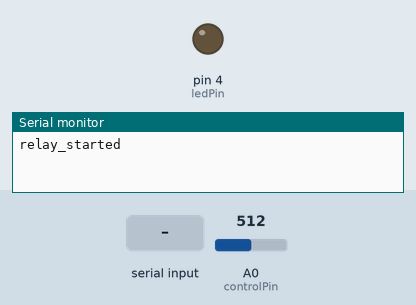
Bench run of a sketch on a simulated Arduino Leonardo, built with avr-gcc and run on an emulated ATmega32U4. On the bench: output pins drawn as LEDs (lit = HIGH), the last lines printed to the serial monitor. Dashed ring = blinking. The test bench sets the inputs (shaded band); at power-on: A0 (controlPin) = 512. Pins used as bus, display or sensor lines are not drawn.

Above: at 1.2 s.
1.3 s: A0 (controlPin) set to 211
5.4 s: A0 (controlPin) set to 183
At 5.8 s:
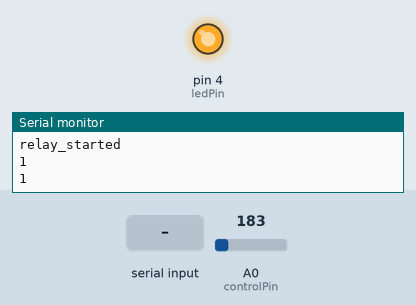
6.9 s: "1" received over Serial
At 7.3 s:
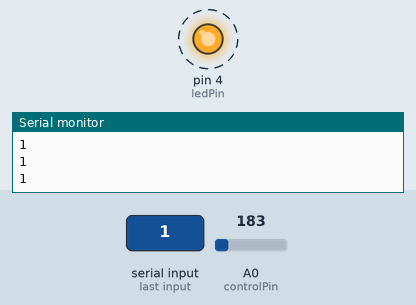
10.8 s: "2" received over Serial
At 11.2 s:
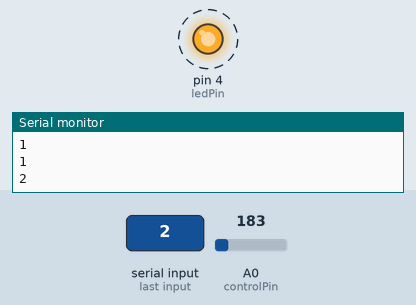
Timing chart, 0 to 15.2 s (numbered marks = the images above; inputs shaded):
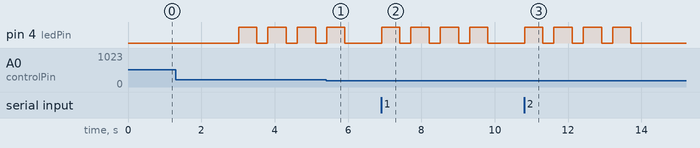

The sketch:

relays_shrimp.ino
```cpp
/*
michael's relay with serial for use with nas - shrimp
pins assignment so that all pins on one side

phase 2 2016-03-26
add manaul mode.
  4 button potential divider, to make same calls to output 1-4

corresponding voltage
1.5, 2.5, 3.5, 4.5

 */
unsigned long last_trigger_time = 0;
const int ledPin = 4;      //status led
const int controlPin = A0;
const int r1 = 5;
const int r2 = 6;
const int r3 = 7;
const int r4 = 8;

String inputString = "";
boolean stringComplete = false;
boolean r1_state = true;
boolean r2_state = true;
boolean r3_state = true;
boolean r4_state = true;

int ledState = LOW;

void setup() {
  pinMode(ledPin, OUTPUT); // declare the ledPin as as OUTPUT

  Serial.begin(9600);       // use the serial port
  //inputString.reserve(200); // reserve 200 bytes for the inputString:
  while (!Serial) {
    ; // wait for serial port to connect. Needed for Leonardo only
  }
  for (int thisPin = r1; thisPin <= r4; thisPin++) {
          digitalWrite(thisPin, HIGH);
        }

pinMode(r1, OUTPUT);
pinMode(r2, OUTPUT);
pinMode(r3, OUTPUT);
pinMode(r4, OUTPUT);

Serial.println("relay_started");
}

void loop() {
  //read control analogue in, 1024 steps
  //input be arranged 4 levels, 1v to >4v, under 1 volt ignored to avoid false trigger
  int sensorValue = analogRead(controlPin);

  //int sensorValue = random(1000); //test use
  //Serial.println(sensorValue);

  if (sensorValue>200 ){
     //check if recent trigger
    unsigned long currtime = millis();
    if ( (currtime - last_trigger_time) > 3000 ){
      char senseChar = convertLevel(sensorValue);
      Serial.println(senseChar);
      updateRelay(senseChar);
      delay(200); //add extra delay for valid input, runs like a new loop
    }
    //last_trigger_time = 1;
  }


  if (Serial.available() > 0) {
    char inChar = (char)Serial.read();
    // Serial.println(inChar);
    updateRelay(inChar);
  }
  delay(200);
}

char convertLevel( int v){
  int fall_in_step = 4;
  //if high value v pass the loop, fall_in_step = 4
  //else will output 0-4
  for (int i=1; i <= 5; i++){
    if ( v < (i*204) ){
      fall_in_step = i-1;
      break;
    }
  }
  //convert fall_in_step to char
  String t= String(fall_in_step);
  return t[0];
}

void updateRelay(char inChar){
switch (inChar) {
      case '1':
        r1_state = !r1_state;
        //Serial.println(inChar);
        digitalWrite(r1, r1_state);
        gotit(inChar);
        break;
      case '2':
        r2_state = !r2_state;
        //Serial.println(inChar);
        digitalWrite(r2, r2_state);
        gotit(inChar);
        break;
      case '3':
        r3_state = !r3_state;
        //Serial.println(inChar);
        digitalWrite(r3, r3_state);
        gotit(inChar);
        break;
      case '4':
      r4_state = !r4_state;
       //Serial.println(inChar);
        digitalWrite(r4, r4_state);
        gotit(inChar);
        break;
      case '0':
        for (int thisPin = r1; thisPin <= r4; thisPin++) {
          digitalWrite(thisPin, HIGH);
        }
        gotit(inChar);
        break;

      default:
         Serial.println("non action char");

        break;
    }

}

void gotit( char n) {
  Serial.println( n);
  digitalWrite(ledPin, HIGH);
  delay(500);
  digitalWrite(ledPin, LOW);
  delay(300);
  digitalWrite(ledPin, HIGH);
  delay(500);
  digitalWrite(ledPin, LOW);
  delay(300);
  digitalWrite(ledPin, HIGH);
  delay(500);
  digitalWrite(ledPin, LOW);
  delay(300);
  digitalWrite(ledPin, HIGH);
  delay(500);
  digitalWrite(ledPin, LOW);
}

/*
void serialEvent() {
  while (Serial.available()) {
    // get the new byte:
    char inChar = (char)Serial.read();

    if ( inChar != '1' && inChar != '2' && inChar != '3' && inChar != '4'){
    	//damn str cannot compare with char+
     	//inputString = inChar;
    	stringComplete = true;
    }


  }

}*/
```

Measured:
- the behaviour switches between 201 and 200 on A0 (controlPin) (found by bisection; images 0 and 1)
- after the input at 5.4 s, pin 4 (ledPin): goes on until 5.9 s, then stays LOW
- after the input at 6.9 s, pin 4 (ledPin): alternates HIGH for 0.50 s and LOW for 0.30 s, starting at once
- after the input at 10.8 s, pin 4 (ledPin): alternates HIGH for 0.50 s and LOW for 0.30 s, 8 changes in all, then stays LOW, starting at once
- by itself, pin 4 (ledPin): alternates HIGH for 0.50 s and LOW for 0.30 s
